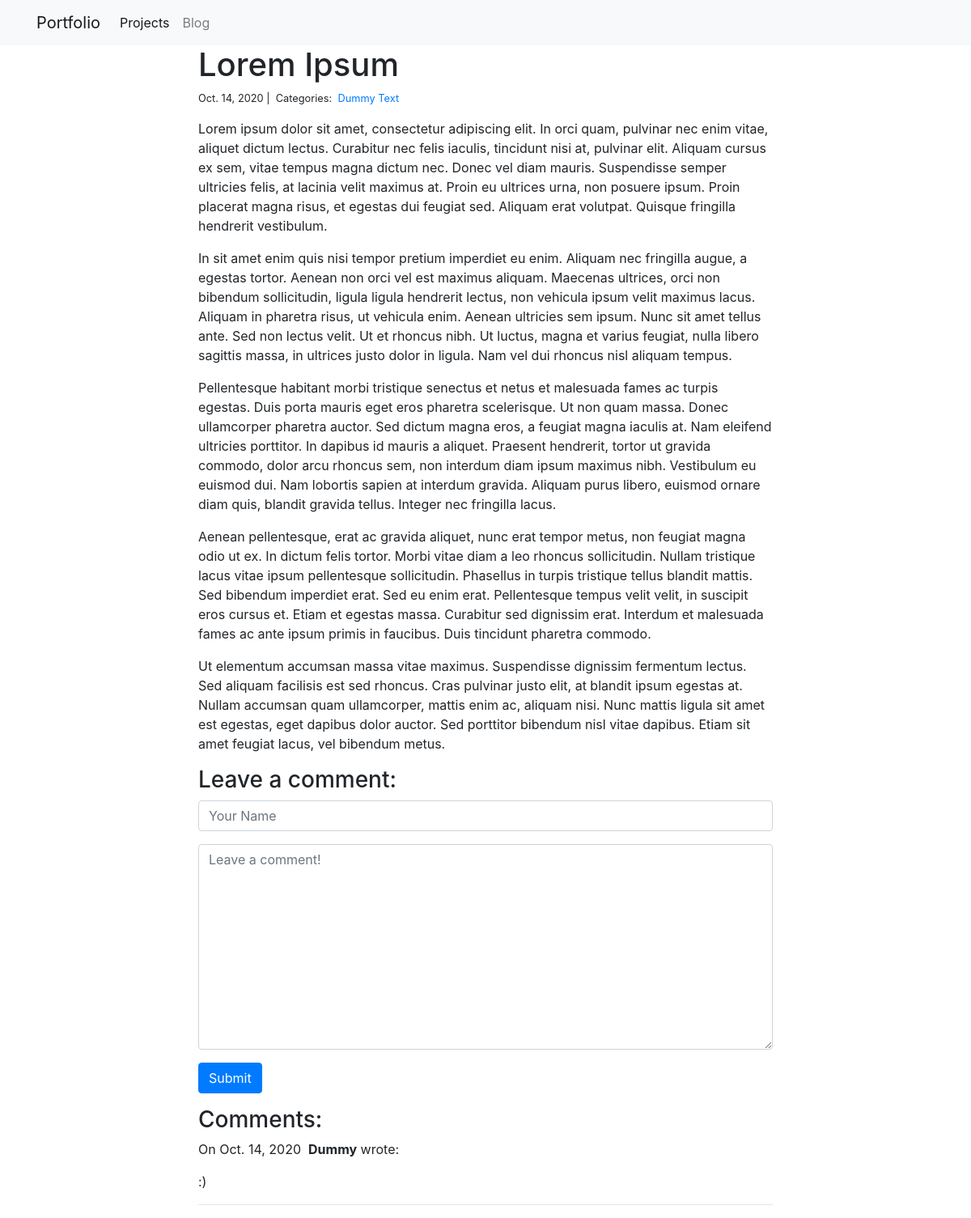
Page /blog/1/ on the committed database.
### blog/models.py (models this page shows)
class Post(models.Model):
    title = models.CharField(max_length=255)
    body = models.TextField()
    created_on = models.DateTimeField(auto_now_add=True)
    last_modified = models.DateTimeField(auto_now=True)
    categories = models.ManyToManyField('Category', related_name='posts')

class Category(models.Model):
        name = models.CharField(max_length=20)

class Comment(models.Model):
    author = models.CharField(max_length=60)
    body = models.TextField()
    created_on = models.DateTimeField(auto_now_add=True)
    post = models.ForeignKey('Post', on_delete=models.CASCADE)

### blog/views.py (the view, shortened to what this page needs)
# urls.py: path("<int:pk>/", views.blog_detail, name="blog_detail"),
def blog_detail(request, pk):
    post = Post.objects.get(pk=pk)
    form = CommentForm()
    comments = Comment.objects.filter(post=post)
    context = {
        "post": post,
        "comments": comments,
        "form": form,
    }
    return render(request, "blog_detail.html", context)

### blog/forms.py
class CommentForm(forms.Form):
    author = forms.CharField(
        max_length=60,
        widget=forms.TextInput(attrs={
            "class": "form-control",
            "placeholder": "Your Name"
        })
    )
    body = forms.CharField(widget=forms.Textarea(
        attrs={
            "class": "form-control",
            "placeholder": "Leave a comment!"
        })
    )

### blog/templates/blog_detail.html (shortened to what this page needs)
{% extends "base.html" %}
{% block page_content %}
<div class="col-md-8 offset-md-2">
    <h1>{{ post.title }}</h1>
    <small>
        {{ post.created_on.date }} |&nbsp;
        Categories:&nbsp;
        {% for category in post.categories.all %}
        <a href="{% url 'blog_category' category.name %}">
            {{ category.name }}
        </a>&nbsp;
        {% endfor %}
    </small>
    <p>{{ post.body | linebreaks }}</p>
    <h3>Leave a comment:</h3>
    <form action="/blog/{{ post.pk }}/" method="post">
        <div class="form-group">
            {{ form.author }}
        </div>
        <div class="form-group">
            {{ form.body }}
        </div>
        <button type="submit" class="btn btn-primary">Submit</button>
    </form>
    <h3>Comments:</h3>
    {% for comment in comments %}
    <p>
        On {{comment.created_on.date }}&nbsp;
        <b>{{ comment.author }}</b> wrote:
    </p>
    <p>{{ comment.body }}</p>
    <hr>
    {% endfor %}
</div>
{% endblock %}

### rows in the picture
Post: title "Lorem Ipsum", created_on "Oct. 14, 2020", body "Lorem ipsum dolor sit amet, consectetur adipiscing elit. In orci quam, pulvinar nec enim vitae, aliquet dictum lectus. Curabitur nec felis iaculis, tincidunt nisi at, pulvinar elit. Aliquam cursus ex sem, vitae tempus magna dictum nec. Donec vel diam mauris. Suspendisse semper ultricies felis, at lacinia velit maximus at. Proin eu ultrices urna, non posuere ipsum. Proin placerat magna risus, et egestas dui feugiat sed. Aliquam erat volutpat. Quisque fringilla hendrerit vestibulum. In sit amet enim quis nisi tempor pretium imperdiet eu enim. Aliquam nec fringilla augue, a egestas tortor. Aenean non orci vel est maximus aliquam. Maecenas ultrices, orci non bibendum sollicitudin, ligula ligula…"
Category: name "Dummy Text"
Comment: created_on "Oct. 14, 2020", author "Dummy", body ":)"
